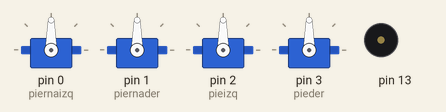
Recording of a sketch running on a simulated Arduino Uno, built with avr-gcc and run on an emulated ATmega328P. Parts: 4 × servo, buzzer (waves = sounding).

Above: at 0.3 s.
At 1.43 s:
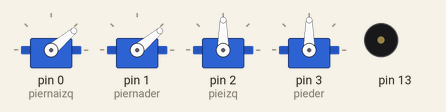
At 9.68 s:
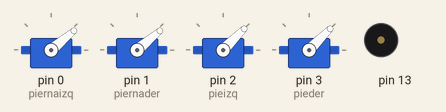
At 16.8 s:
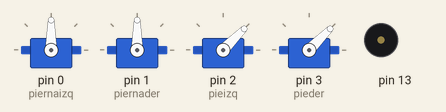
At 25.62 s:
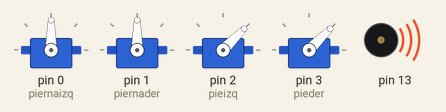
At 34.7 s:
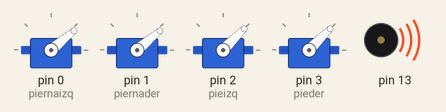
Timing chart, 0 to 40.0 s (numbered marks = the images above):
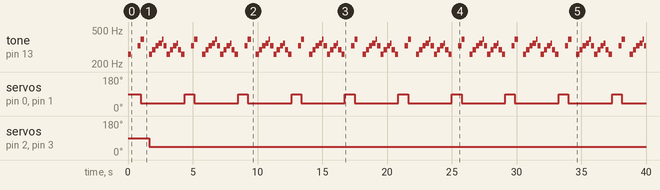

The sketch:

salud_servo.ino
```cpp
#include <Servo.h>

Servo piernaizq;
Servo piernader;
Servo pieizq;
Servo pieder;
int buzzer = 13;
//int echo = 9;
//int trig = 8;
int tiempo;
int distancia;

void setup(){

   // pinMode(trig, OUTPUT);
   // pinMode(echo, INPUT);
    piernaizq.attach(0);
    piernader.attach(1);
    pieizq.attach(2);
    pieder.attach(3);

  }


void loop(){

   // digitalWrite(trig, HIGH);
   // delay(500);
   // digitalWrite(trig, LOW);
   // tiempo = pulseIn(echo, HIGH);
   // distancia = tiempo / 58.2;
   // delay(500);

    //if(distancia <= 20)
    //{
      tone(13, 261, 250);
      delay(250);
      piernaizq.write(90);
      piernader.write(90);
      delay(500);
      tone(13, 329, 250);
      delay(250);
      piernaizq.write(40);
      piernader.write(40);
      tone(13, 392, 250);
      delay(125);
      delay(500);
      pieder.write(45);
      pieizq.write(45);
      tone(13, 261, 250);
      delay(250);
      tone(13, 293, 250);
      delay(250);
      tone(13, 329, 250);
      delay(250);
      tone(13, 349, 250);
      delay(250);
      tone(13, 392, 250);
      delay(125);
      tone(13, 329, 250);
      delay(250);
      tone(13, 261, 250);
      delay(250);
      tone(13, 293, 250);
     delay(250);
     tone(13, 329, 250);
     delay(250);
     tone(13, 349, 250);
     delay(125);
     tone(13, 293, 250);
     delay(250);


    //}


  }
```

Measured:
- by itself, servo on pin 0 (piernaizq), servo on pin 1 (piernader): alternates 90° for 0.75 s and 40° for 3.4 s
- by itself, servo on pin 2 (pieizq), servo on pin 3 (pieder): 90° → 45° at 1.6 s
- by itself, tone on pin 13: repeats every 4.1 s: silent 0.50 s, 329 Hz 0.25 s, 392 Hz 0.25 s, silent 0.38 s, 261 Hz 0.25 s, 293 Hz 0.25 s, 329 Hz 0.25 s, 349 Hz 0.25 s, 392 Hz 0.13 s, 329 Hz 0.25 s, 261 Hz 0.25 s, 293 Hz 0.25 s, 329 Hz 0.25 s, 349 Hz 0.13 s, 293 Hz 0.25 s, 261 Hz 0.25 s
